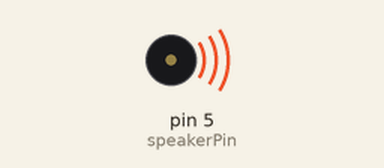
Bench run of a sketch on a simulated Arduino Uno, built with avr-gcc and run on an emulated ATmega328P. Shown: buzzer (waves = sounding). What the sketch prints to the serial monitor is not drawn.

Above: at 0.1 s.
Timing chart, 0 to 36.1 s (numbered marks = the images above):
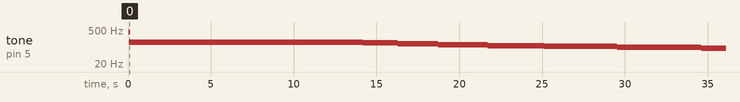

The sketch:

test.ino
```cpp
int speakerPin = 5;
int potPin = 7;
int del = 100;
void setup() {
  Serial.begin(9600);
  pinMode(speakerPin, OUTPUT);
}

void loop() {

  for (int i = 1000; i > 100; i ++ ) {
    digitalWrite(speakerPin , HIGH);

   delayMicroseconds(i);
    digitalWrite(speakerPin , LOW);

    delayMicroseconds(i);

    Serial.println(i);}

    for (int i =0;  i < 100; i++) {
      digitalWrite(speakerPin , HIGH);

      delay(i);
      digitalWrite(speakerPin , LOW);

      delay(i);
    }
  }
```

Measured:
- by itself, tone on pin 5 (speakerPin): plays 416 Hz for 0.04 s, 160 Hz for 14.1 s, 147 Hz for 2.1 s, 135 Hz for 2.4 s, 124 Hz for 3.0 s, 114 Hz for 3.4 s … (9 notes in this stretch)
